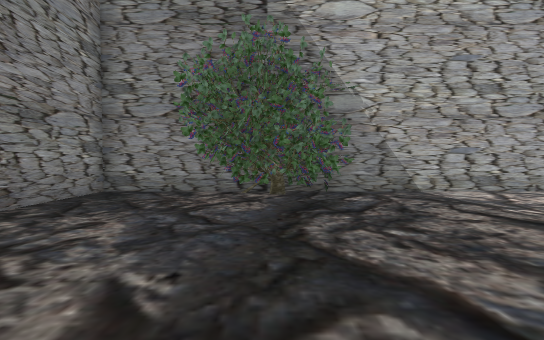
view 1 (above)

19 first-person views from a walk through a 3-D level made in the Unity game engine. The camera is 1.4 m above the floor, tilts 2° down and sees 85° across. The floor is counted in squares, 2 m on a side. Each view is taken from the middle of a square. On the plan, view 1 faces up. The plan holds only what a view shows up to about 10 squares ahead; the rest is blank. The place goes on beyond the plan. The player character is not drawn. Some animated figures are left out.

view 2
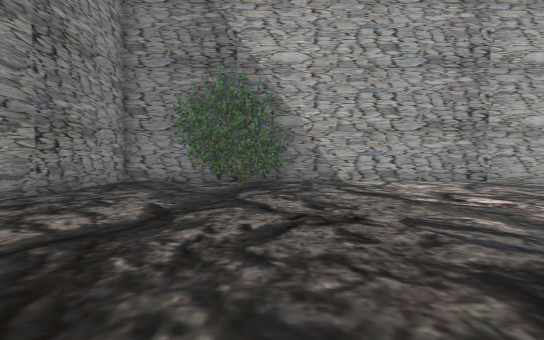

view 3
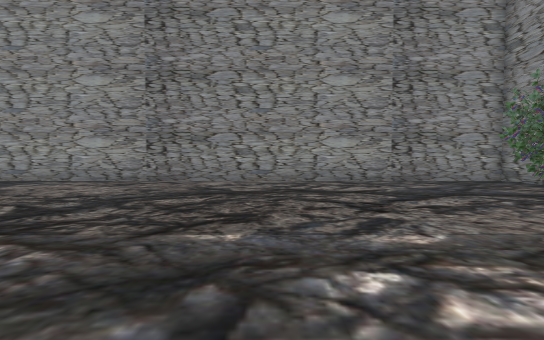

view 4
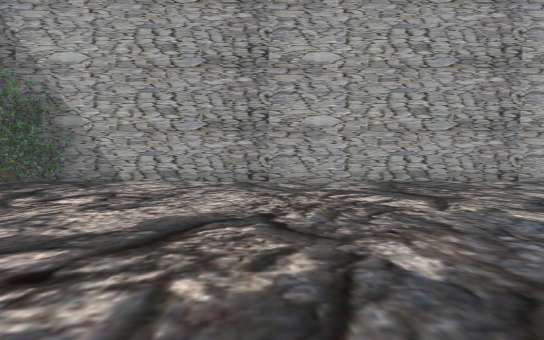

view 5
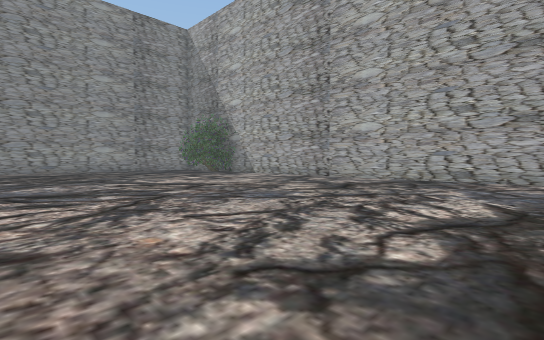

view 6
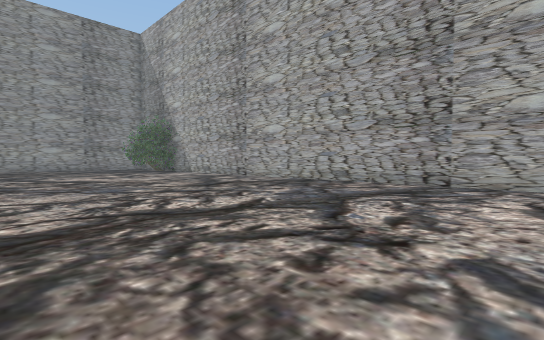

view 7
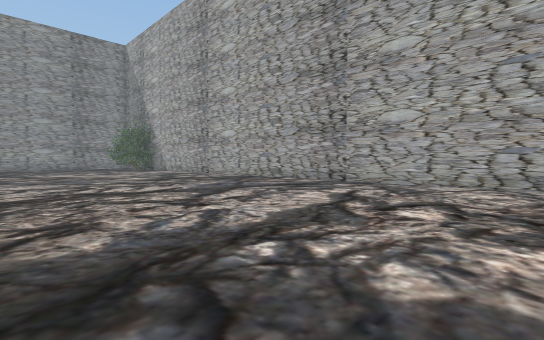

view 8
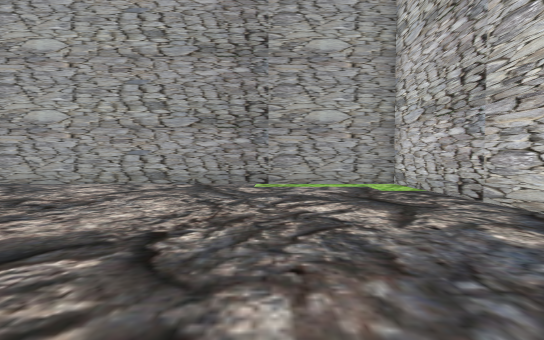

view 9
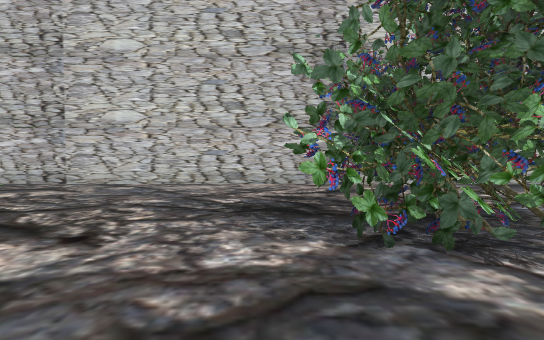

view 10
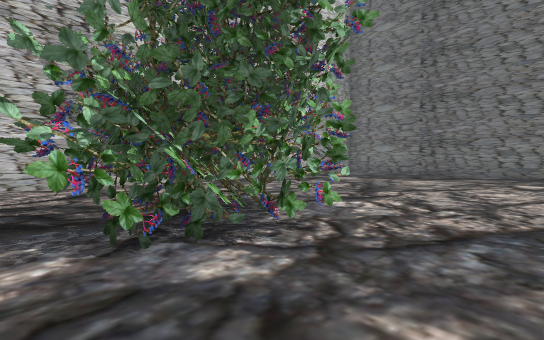

view 11
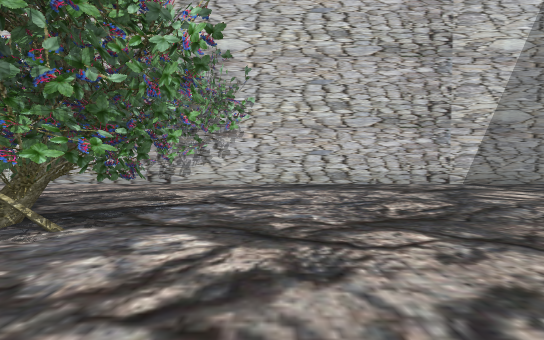

view 12
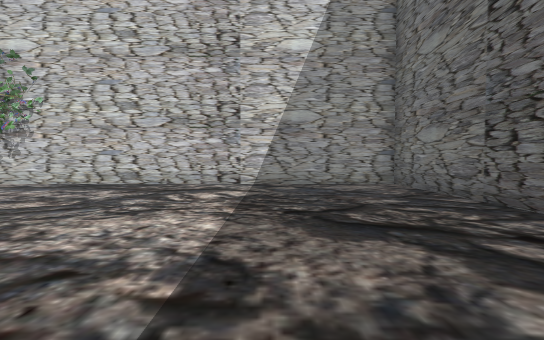

view 13
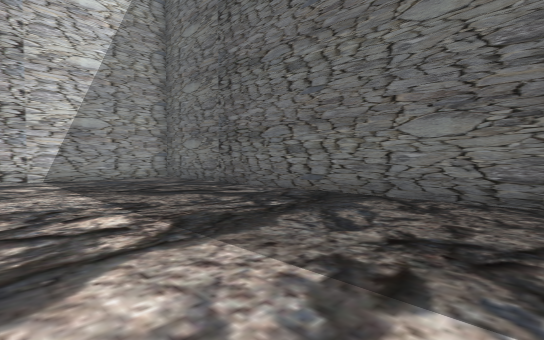

view 14
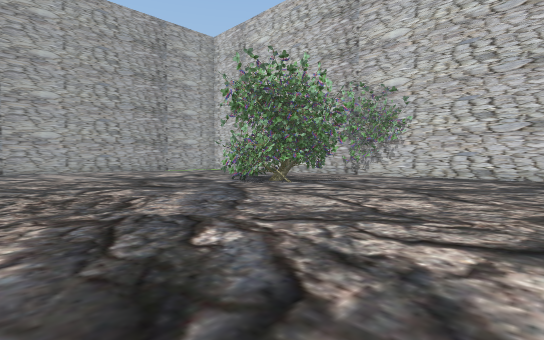

view 15
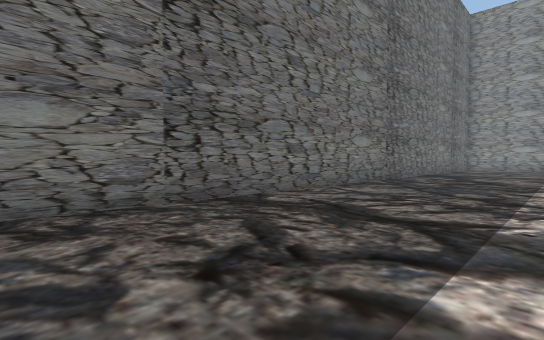

view 16
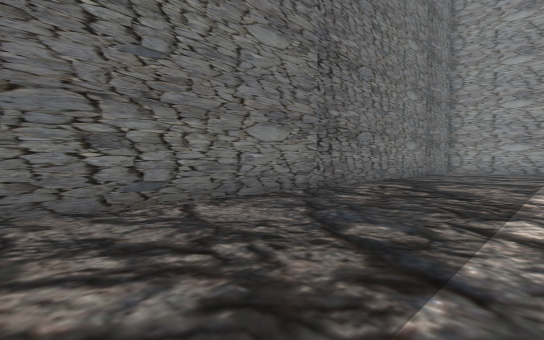

view 17
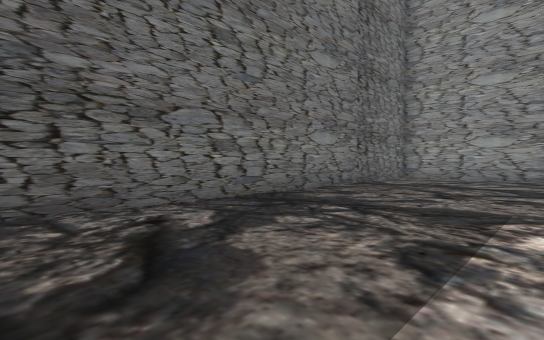

view 18
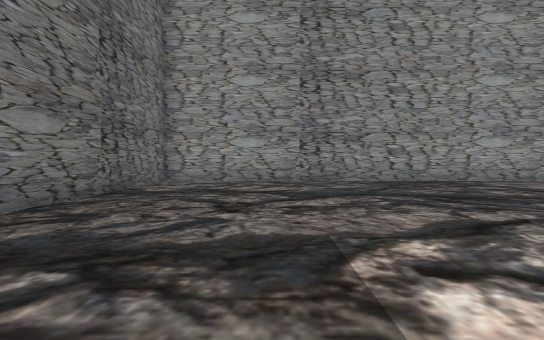

view 19
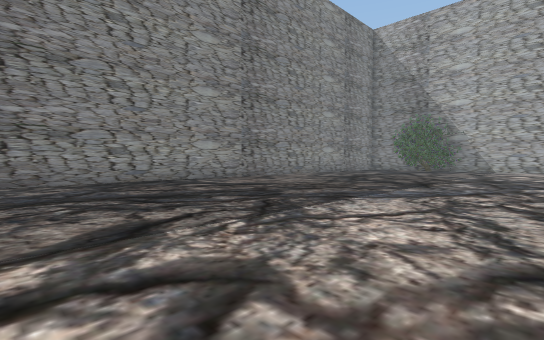

### Floor plan
Key: @ floor where view 1 was taken; # wall or solid block; . floor; O other object.
Columns run from 4 left of view 1 to 28 right of it. Each row starts with its distance up from view 1.
  7 ####OO###########################
  6 #..OOO..........................#
  5 #..OOO..........................#
  4 #...O...........................#
  3 #...............................#
  2 #...............................#
  1 #...............................#
  0 #...@...........................#
 -1 #...............................#
 -2 #...............................#
 -3 #........................OO.....#
 -4 #........................OOO....#
 -5 #..........        .....OOOOO..OO
 -6 #..........        ......OOOO..OO
 -7 #..........        .......O.....#
 -8 #..........        .............#
 -9 #..........        .............#
-10 #..........        .............#
-11 #..........        .............#
-12 #..........        .............#
-13 #...............................#
-14 #...............................#
-15 #...............................#
-16 #...............................#
-17 #...............................#
-18 #################################

Positions as (right, up) in squares from view 1, and headings:
1: (0, 0), facing up
2: (1, -3), facing up
3: (6, -1), facing left
4: (8, -3), facing up
5: (15, -4), facing up-left
6: (18, -2), facing up-left
7: (21, -2), facing up-left
8: (24, -2), facing up
9: (19, -3), facing right
10: (19, -3), facing down-right
11: (19, -8), facing right
12: (19, -14), facing right
13: (16, -12), facing down-right
14: (15, -12), facing up-right
15: (18, -13), facing down-left
16: (14, -13), facing down-left
17: (8, -13), facing down-left
18: (6, -14), facing left
19: (6, -13), facing up-left
